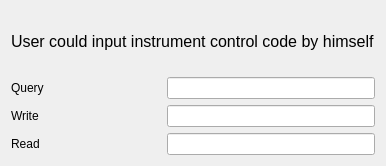
            <widget class="QWidget" name="tab_DHT260_self_defined">
             <attribute name="title">
              <string>Self defined</string>
             </attribute>
             <layout class="QFormLayout" name="formLayout_46">
              <item row="0" column="0" colspan="2">
               <widget class="QLabel" name="label_153">
                <property name="minimumSize">
                 <size>
                  <width>0</width>
                  <height>60</height>
                 </size>
                </property>
                <property name="font">
                 <font>
                  <family>Arial</family>
                  <pointsize>12</pointsize>
                  <weight>50</weight>
                  <italic>false</italic>
                  <bold>false</bold>
                 </font>
                </property>
                <property name="styleSheet">
                 <string notr="true">font: 12pt &quot;Arial&quot;;</string>
                </property>
                <property name="text">
                 <string>User could input instrument control code by himself</string>
                </property>
               </widget>
              </item>
              <item row="1" column="0">
               <widget class="QLabel" name="label_154">
                <property name="minimumSize">
                 <size>
                  <width>150</width>
                  <height>0</height>
                 </size>
                </property>
                <property name="maximumSize">
                 <size>
                  <width>200</width>
                  <height>16777215</height>
                 </size>
                </property>
                <property name="text">
                 <string>Query</string>
                </property>
               </widget>
              </item>
              <item row="1" column="1">
               <widget class="QLineEdit" name="lineEdit_DHT260_self_defined_query"/>
              </item>
              <item row="2" column="0">
               <widget class="QLabel" name="label_156">
                <property name="minimumSize">
                 <size>
                  <width>150</width>
                  <height>0</height>
                 </size>
                </property>
                <property name="maximumSize">
                 <size>
                  <width>200</width>
                  <height>16777215</height>
                 </size>
                </property>
                <property name="text">
                 <string>Write</string>
                </property>
               </widget>
              </item>
              <item row="2" column="1">
               <widget class="QLineEdit" name="lineEdit_DHT260_self_defined_write">
                <property name="text">
                 <string/>
                </property>
               </widget>
              </item>
              <item row="3" column="0">
               <widget class="QLabel" name="label_155">
                <property name="minimumSize">
                 <size>
                  <width>150</width>
                  <height>0</height>
                 </size>
                </property>
                <property name="maximumSize">
                 <size>
                  <width>200</width>
                  <height>16777215</height>
                 </size>
                </property>
                <property name="text">
                 <string>Read</string>
                </property>
               </widget>
              </item>
              <item row="3" column="1">
               <widget class="QLineEdit" name="lineEdit_DHT260_self_defined_read">
                <property name="text">
                 <string/>
                </property>
               </widget>
              </item>
             </layout>
            </widget>
